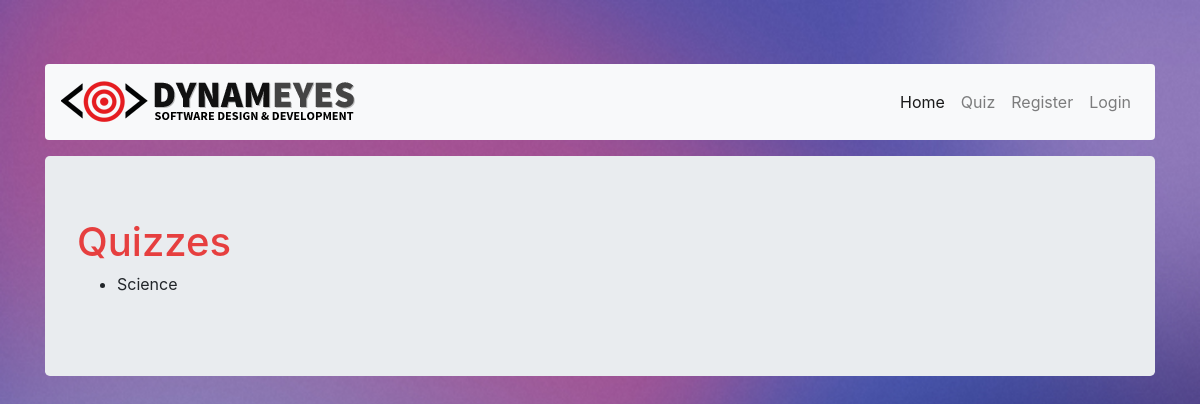
Before: / with the older database file.
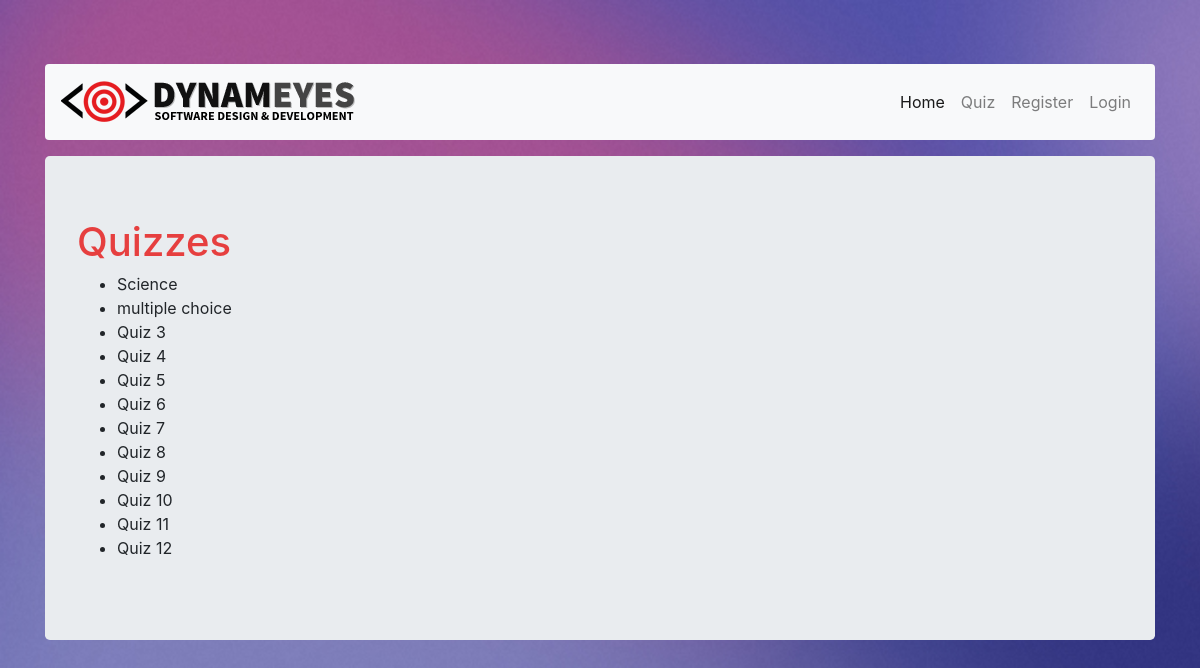
After: the same page with the newer database file.
### quiz/models.py (models this page shows, shortened)
class Quiz(models.Model):
    quiz_title = models.CharField(max_length=200)
    pub_date = models.DateTimeField('date published', auto_now_add=True)
    expiration = models.DateTimeField('expiration date')
    class Meta:
        verbose_name_plural = 'quizzes'

### quiz/views.py (the view)
# urls.py: url(r'^$', views.index, name='index'),
def index(request):
    queryset = Quiz.objects.all()
    context = {
        'objects_quiz' : queryset,
        'title': "Quiz Builder"
    }
    return render(request, 'index.html', context)

### quiz/templates/index.html
{% extends 'base.html' %}
{% block content %}
    {% include 'nav.html' %}
    <div class="jumbotron">
    <h1>Quizzes</h1>
    <ul>
        {% for obj in objects_quiz %}
            <li>
                {{ obj.quiz_title }}
            </li>
        {% endfor %}
    </ul>
    </div>
{% endblock %}

### quiz/templates/base.html (shortened to what this page needs)
{% load staticfiles %}
<!DOCTYPE html>
<html lang="en">
  <head>
    <link href="{% static 'quiz/css/bootstrap.min.css' %}" rel="stylesheet">
    <link href="{% static 'quiz/css/style.css' %}" rel="stylesheet">
  </head>
  <body>
    <div class="container">
    {% block content %}
    {% endblock %}
    </div>
  </body>
</html>

### quiz/templates/nav.html (shortened to what this page needs)
{% load staticfiles %}
<div class="masthead">
    <br>
    <nav class="navbar navbar-expand-md navbar-light bg-light rounded mb-3">
        <div class="collapse navbar-collapse" id="navbarCollapse">
            <img src="{% static 'quiz/images/logo.png' %}" alt="" class="float-left">
            <div class="justify-content-end w-100">
                <ul class="navbar-nav float-right">
                    <li class="nav-item active">
                        <a class="nav-link" href="#">Home <span class="sr-only">(current)</span></a>
                    </li>
                    <li class="nav-item">
                        <a class="nav-link" href="/quiz">Quiz</a>
                    </li>
                    <li class="nav-item">
                        <a class="nav-link" href="/register">Register</a>
                    </li>
                    <li class="nav-item">
                        {% if request.user.is_authenticated %}
                        <a class="nav-link" href="/logout">Logout</a>
                        {% else %}
                        <a class="nav-link" href="/login">Login</a>
                        {% endif %}
                    </li>
                </ul>
            </div>
        </div>
    </nav>
</div>

### quiz/static/quiz/css/style.css (style rules this page uses)
body { padding-top: 40px; padding-bottom: 200px; background-color: #fdfdfd; background-image: url(../images/color-splash.jpg); background-repeat: no-repeat; background-size: cover;; }
html { height: 100%; }
h1 { color: #e63f3f; text-transform: capitalize; }

Changed rows visible on the page:
added Quiz: quiz_title "multiple choice"
added Quiz: quiz_title "Quiz 3"
added Quiz: quiz_title "Quiz 4"
added Quiz: quiz_title "Quiz 5"
added Quiz: quiz_title "Quiz 6"
added Quiz: quiz_title "Quiz 7"
added Quiz: quiz_title "Quiz 8"
added Quiz: quiz_title "Quiz 9"
added Quiz: quiz_title "Quiz 10"
added Quiz: quiz_title "Quiz 11"
added Quiz: quiz_title "Quiz 12"
